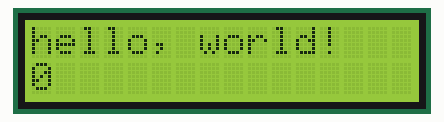
Simulated run of this sketch. Board: Arduino Uno, built with avr-gcc and run on an emulated ATmega328P. On the bench: 16×2 character LCD.

Above: at 0.1 s.
At 4.1 s:
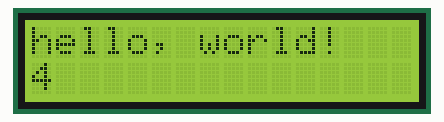
At 9.1 s:
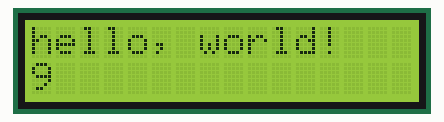
At 19.1 s:
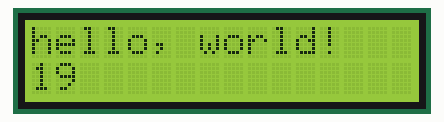
At 29.1 s:
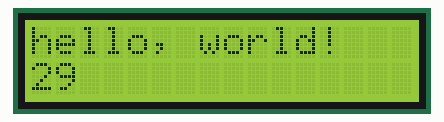
At 39.1 s:
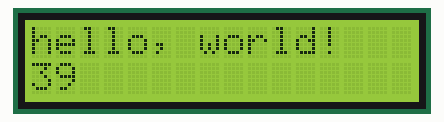

The sketch:

LCDTest.ino
```cpp
/*
SparkFun Inventor's Kit
Example sketch 15

LIQUID CRYSTAL DISPLAY (LCD)

  A Liquid Crystal Display (LCD) is a sophisticated module
  that can be used to display text or numeric data. The display
  included in your SIK features two lines of 16 characters, and
  a backlight so it can be used at night.

  If you've been using the Serial Monitor to output data,
  you'll find that a LCD provides many of the same benefits
  without needing to drag a large computer around.

  This sketch will show you how to connect an LCD to your Arduino
  and display any data you wish.

Hardware connections:

  The LCD has a 16-pin male header attached to it along the top
  edge. Pin 1 is the pin closest to the corner of the LCD.
  Pin 16 is the pin closest to the center of the LCD.

  Plug the LCD into your breadboard.

  As usual, you will want to connect the + and - power rails
  on the side of the breadboard to 5V and GND on your Arduino.

  Plug your 10K potentiometer into three unused rows on your
  breadboard. Connect one side of the potentiometer to 5V,
  and the other side to GND (it doesn't matter which). When you
  run this sketch, you'll use the potentiometer to adjust the
  contrast of the LCD so you can see the display.

  Now connect the LCD pins. Remember that pin 1 on the LCD
  is the one closest to the corner. Start there and work your
  way up.

  1 to GND
  2 to 5V
  3 to the center pin on the potentiometer
  4 to Arduino digital pin 12
  5 to GND
  6 to Arduino digital pin 11
  7 (no connection)
  8 (no connection)
  9 (no connection)
  10 (no connection)
  11 to Arduino digital pin 5
  12 to Arduino digital pin 4
  13 to Arduino digital pin 3
  14 to Arduino digital pin 2
  15 to 5V
  16 to GND

  Once everything is connected, load this sketch into the
  Arduino, and adjust the potentiometer until the display
  is clear.

Library

  The LCD has a chip built into it that controls all the
  individual dots that make up the display, and obeys commands
  sent to it by the the Arduino. The chip knows the dot patterns
  that make up all the text characters, saving you a lot of work.

  To communicate with this chip, we'll use the LiquidCrystal
  library, which is one of the standard libraries that comes
  with the Arduino. This library does most of the hard work
  of interfacing to the LCD; all you need to pick a location
  on the display and send your data!

Tips

  The LCD comes with a protective film over the display that
  you can peel off (but be careful of the display surface as
  it scratches easily).

  The LCD has a backlight that will light up when you turn on
  your Arduino. If the backlight doesn't turn on, check your
  connections.

  As we said above, the potentiometer adjusts the contrast of
  the display. If you can't see anything when you run the sketch,
  turn the potentiometer's knob until the text is clear.

This sketch was written by SparkFun Electronics,
with lots of help from the Arduino community.
This code is completely free for any use.
Visit http://learn.sparkfun.com/products/2 for SIK information.
Visit http://www.arduino.cc to learn about the Arduino.

Version 1.0 2/2013 MDG
*/

// Load the LiquidCrystal library, which will give us
// commands to interface to the LCD:

#include <LiquidCrystal.h>

// Initialize the library with the pins we're using.
// (Note that you can use different pins if needed.)
// See http://arduino.cc/en/Reference/LiquidCrystal
// for more information:
//LiquidCrystal(rs, enable, d4, d5, d6, d7)
LiquidCrystal lcd(19,18,17,16,15,14);

void setup()
{
  // The LiquidCrystal library can be used with many different
  // LCD sizes. We're using one that's 2 lines of 16 characters,
  // so we'll inform the library of that:

  lcd.begin(16, 2);

  // Data sent to the display will stay there until it's
  // overwritten or power is removed. This can be a problem
  // when you upload a new sketch to the Arduino but old data
  // remains on the display. Let's clear the LCD using the
  // clear() command from the LiquidCrystal library:

  lcd.clear();

  // Now we'll display a message on the LCD!

  // Just as with the Arduino IDE, there's a cursor that
  // determines where the data you type will appear. By default,
  // this cursor is invisible, though you can make it visible
  // with other library commands if you wish.

  // When the display powers up, the invisible cursor starts
  // on the top row and first column.

  lcd.print("hello, world!");

  // Adjusting the contrast (IMPORTANT!)

  // When you run the sketch for the first time, there's a
  // very good chance you won't see anything on the LCD display.
  // This is because the contrast likely won't be set correctly.
  // Don't worry, it's easy to set, and once you set it you won't
  // need to change it again.

  // Run the sketch, then turn the potentiometer until you can
  // clearly see the "hello, world!" text. If you still can't
  // see anything, check all of your connections, and ensure that
  // the sketch was successfully uploaded to the Arduino.
}

void loop()
{
  // You can move the invisible cursor to any location on the
  // LCD before sending data. Counting starts from 0, so the top
  // line is line 0 and the bottom line is line 1. Columns range
  // from 0 on the left side, to 15 on the right.

  // In additon to the "hello, world!" printed above, let's
  // display a running count of the seconds since the Arduino
  // was last reset. Note that the data you send to the display
  // will stay there unless you erase it by overwriting it or
  // sending a lcd.clear() command.

  // Here we'll set the invisible cursor to the first column
  // (column 0) of the second line (line 1):

  lcd.setCursor(0,1);

  // Now we'll print the number of seconds (millis() / 1000)
  // since the Arduino last reset:

  lcd.print(millis()/1000);

  // TIP: Since the numeric data we're sending is always growing
  // in length, new values will always overwrite the previous ones.
  // However, if you want to display varying or decreasing numbers
  // like a countdown, you'll find that the display will leave
  // "orphan" characters when the new value is shorter than the
  // old one.

  // To prevent this, you'll need to erase the old number before
  // writing the new one. You can do this by overwriting the
  // last number with spaces. If you erase the old number and
  // immediately write the new one, the momentary erase won't
  // be noticeable. Here's a typical sequence of code:

  // lcd.setCursor(0,1);   // Set the cursor to the position
  // lcd.print("       "); // Erase the largest possible number
  // lcd.setCursor(0,1);   // Reset the cursor to the original position
  // lcd.print(millis()/1000); // Print our value

  // NEXT STEPS:

  // Now you know the basics of hooking up an LCD to the Arduino,
  // and sending text and numeric data to the display!

  // The LCD library has many commands for turning the
  // cursor on and off, scrolling the screen, etc. See:
  // http://arduino.cc/en/Reference/LiquidCrystal
  // for more information.

  // Arduino also comes with a number of built-in examples
  // showing off the features of the LiquidCrystal library.
  // These are locted in the file/examples/LiquidCrystal menu.

  // Have fun, and let us know what you create!
  // Your friends at SparkFun.
}
```

Measured:
- what the display in image 1 shows lasts 1.0 s, from 4.0 s to 5.0 s
